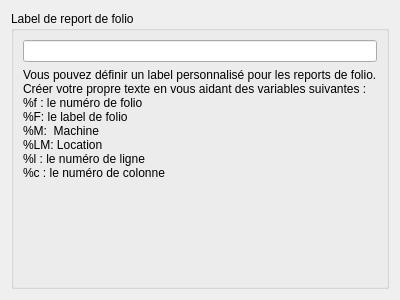
<?xml version="1.0" encoding="UTF-8"?>
<ui version="4.0">
 <class>ReportPropertieWidget</class>
 <widget class="QWidget" name="ReportPropertieWidget">
  <property name="geometry">
   <rect>
    <x>0</x>
    <y>0</y>
    <width>400</width>
    <height>300</height>
   </rect>
  </property>
  <property name="windowTitle">
   <string>Form</string>
  </property>
  <layout class="QVBoxLayout" name="verticalLayout">
   <item>
    <widget class="QGroupBox" name="report_label_gb">
     <property name="title">
      <string>Label de report de folio</string>
     </property>
     <layout class="QVBoxLayout" name="verticalLayout_2">
      <item>
       <layout class="QHBoxLayout" name="horizontalLayout">
        <item>
         <widget class="QLineEdit" name="line_edit"/>
        </item>
       </layout>
      </item>
      <item>
       <layout class="QVBoxLayout" name="verticalLayout_3">
        <item>
         <widget class="QLabel" name="label_">
          <property name="text">
           <string>Vous pouvez définir un label personnalisé pour les reports de folio.
Créer votre propre texte en vous aidant des variables suivantes :
%f : le numéro de folio 
%F: le label de folio
%M:  Machine 
%LM: Location
%l : le numéro de ligne
%c : le numéro de colonne</string>
          </property>
          <property name="scaledContents">
           <bool>false</bool>
          </property>
          <property name="wordWrap">
           <bool>true</bool>
          </property>
         </widget>
        </item>
        <item>
         <spacer name="verticalSpacer">
          <property name="orientation">
           <enum>Qt::Vertical</enum>
          </property>
          <property name="sizeHint" stdset="0">
           <size>
            <width>20</width>
            <height>40</height>
           </size>
          </property>
         </spacer>
        </item>
       </layout>
      </item>
     </layout>
    </widget>
   </item>
  </layout>
 </widget>
 <resources/>
 <connections/>
</ui>
